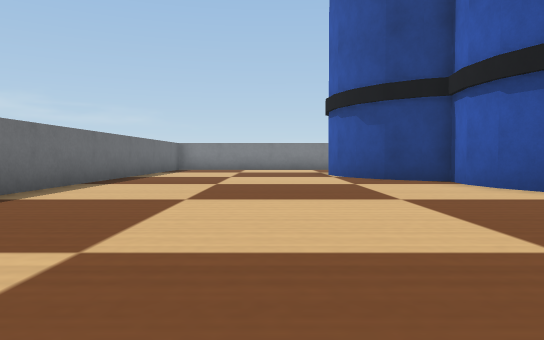
[1] (above)

20 first-person views from a walk through a Webots world. The camera is 0.05 m above the floor, tilts 2° down and sees 70° across. The floor is counted in squares, 0.1 m on a side. Each view is taken from the middle of a square. On the plan, view 1 faces up. The plan holds only what a view shows up to about 9 squares ahead; the rest is blank. The robots in the file are not drawn. Webots' stock objects and surfaces are drawn as simple stand-ins.

[2]
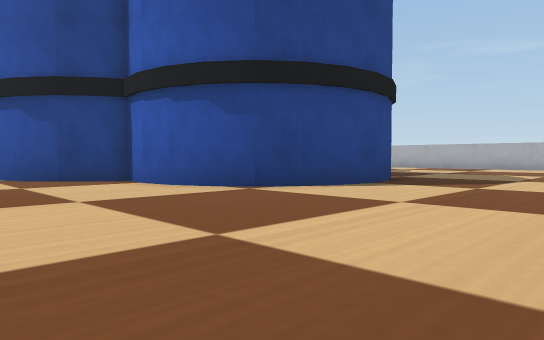

[3]
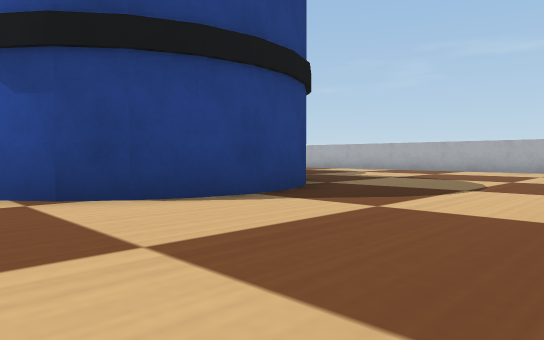

[4]
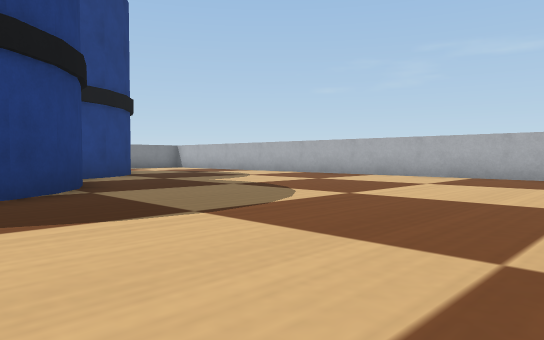

[5]
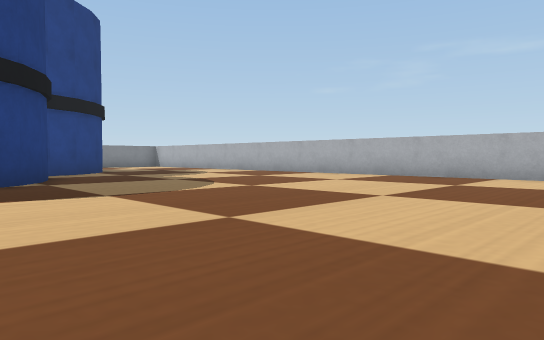

[6]
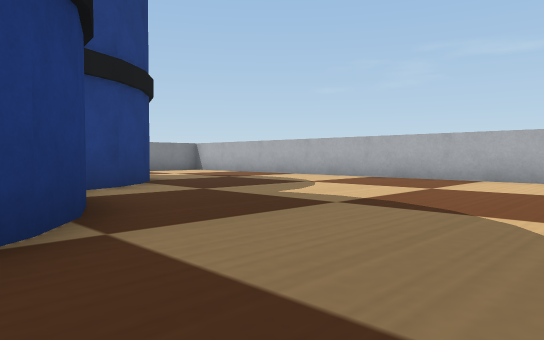

[7]
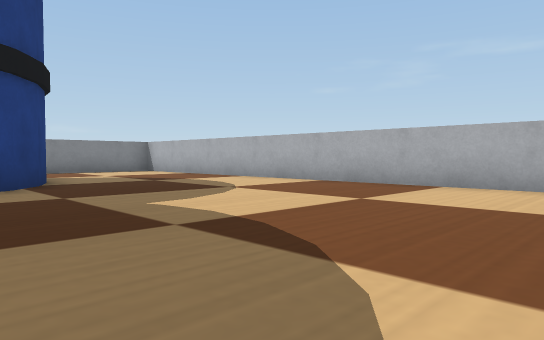

[8]
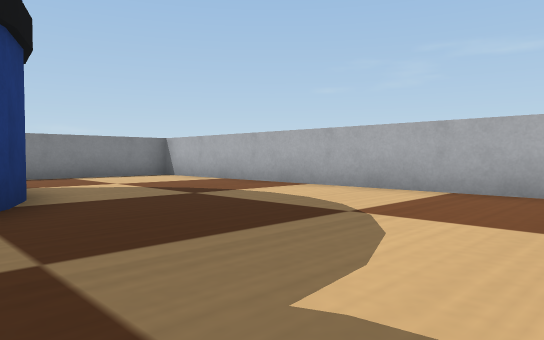

[9]
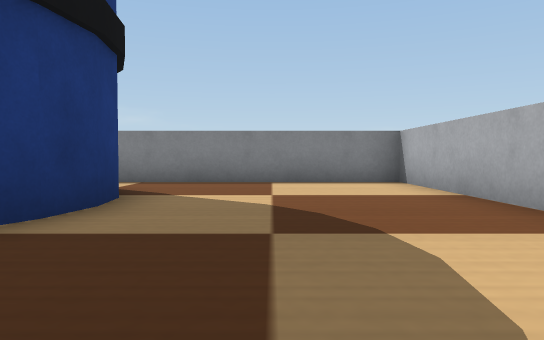

[10]
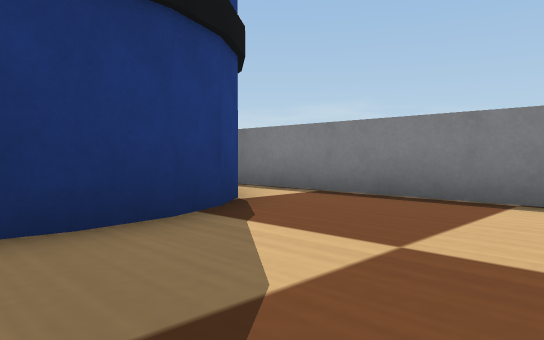

[11]
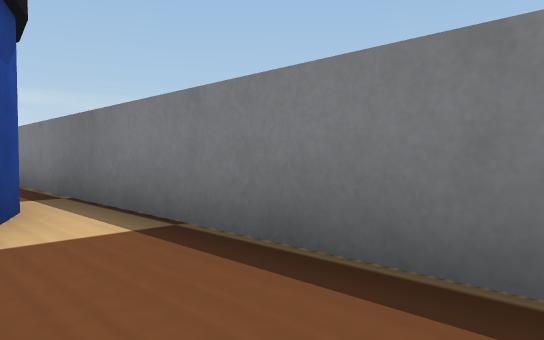

[12]
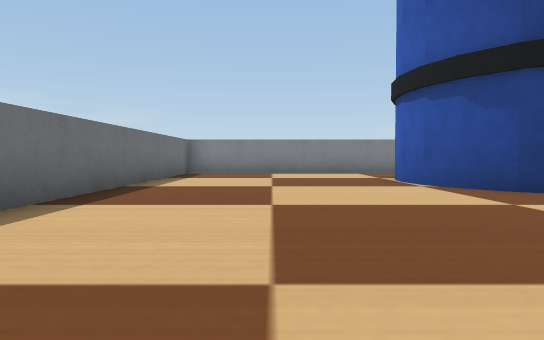

[13]
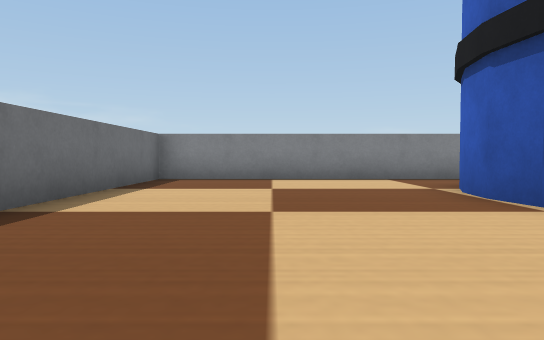

[14]
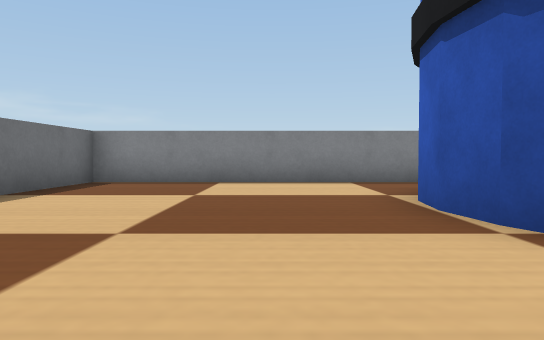

[15]
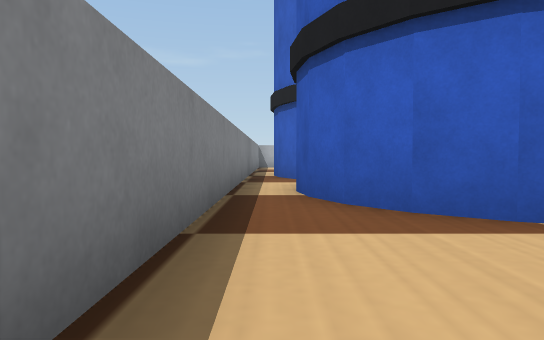

[16]
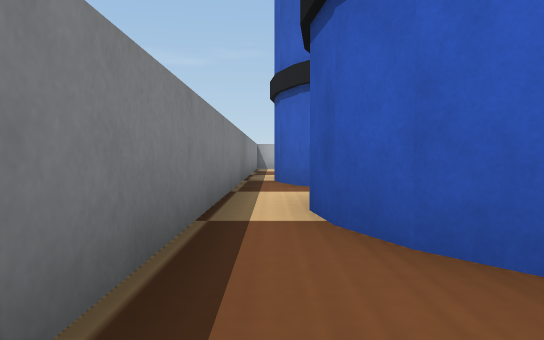

[17]
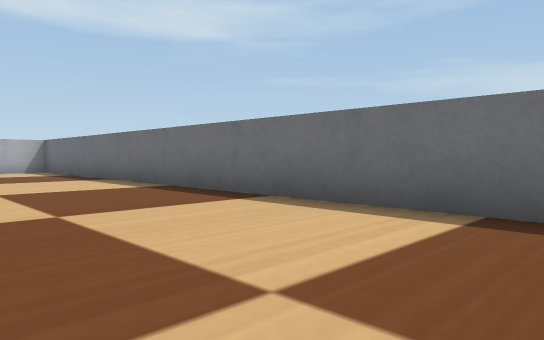

[18]
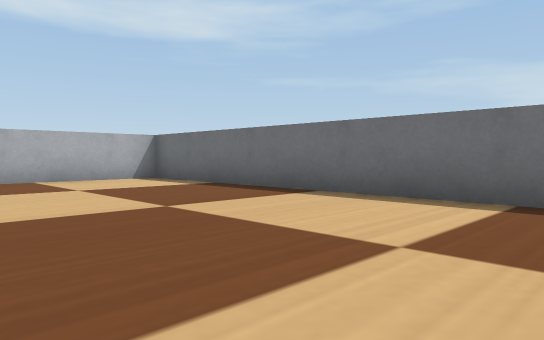

[19]
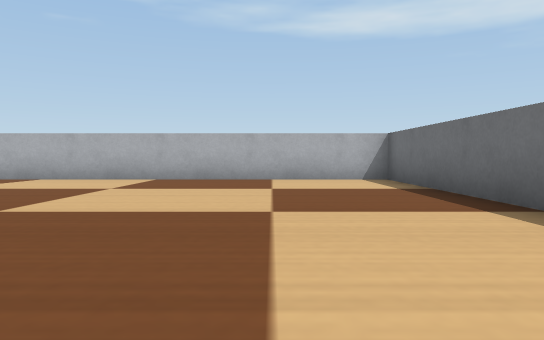

[20]
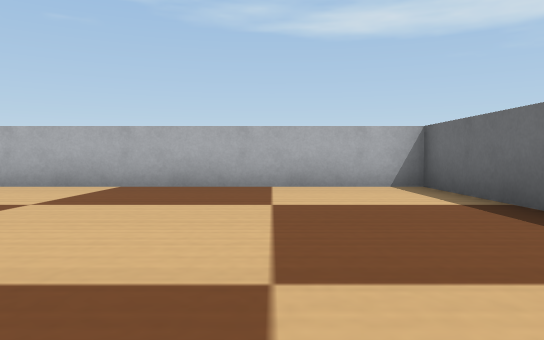

### Floor plan
Key: @ floor where view 1 was taken; # wall or solid block; . floor; B barrel.
Columns run from 4 left of view 1 to 17 right of it. Each row starts with its distance up from view 1.
 15 ######################
 14 #............BB......#
 13 #......BBBBBB  B.....#
 12 #.....B         B....#
 11 #.....B         B....#
 10 #.....B         B....#
  9 #.....BB       B.....#
  8 #......BB     B......#
  7 #.......B     .......#
  6 #.......B    B.......#
  5 #.......BB  BB.......#
  4 #........BBBB........#
  3 #....................#
  2 #....................#
  1 #....................#
  0 #...@................#
 -1 #......    ..........#
 -2 #.......   .........
 -3 #.......   ....
 -4 #........
 -5 #........
 -6 ##########

Positions as (right, up) in squares from view 1, and headings:
1: (0, 0), facing up
2: (0, 0), facing up-right
3: (3, 0), facing up-right
4: (7, -1), facing up-right
5: (7, -3), facing up-right
6: (8, 2), facing up-right
7: (10, 2), facing up-right
8: (11, 5), facing up-right
9: (14, 7), facing up
10: (15, 10), facing up-left
11: (14, 13), facing up-left
12: (-1, 3), facing up
13: (-1, 6), facing up
14: (0, 7), facing up
15: (-1, 14), facing right
16: (1, 14), facing right
17: (0, 8), facing down-left
18: (1, 3), facing down-left
19: (-1, 3), facing down
20: (-1, 1), facing down
